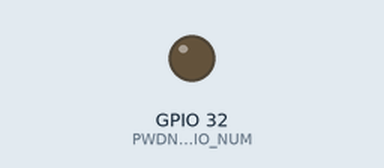
Recording of a sketch running on a simulated ESP32. Shown: output pins drawn as LEDs (lit = HIGH). The camera gives no picture; what the sketch prints to the serial monitor is not drawn.

Above: at 0.0 s.
Timing chart, 0 to 4.4 s (numbered marks = the images above):
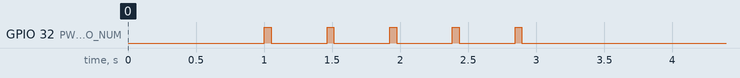

The sketch:

cam_diag.ino
```cpp
#include <Arduino.h>
#include "esp_camera.h"

#define PWDN_GPIO_NUM     32
#define RESET_GPIO_NUM    -1
#define XCLK_GPIO_NUM      0
#define SIOD_GPIO_NUM     26
#define SIOC_GPIO_NUM     27
#define Y9_GPIO_NUM       35
#define Y8_GPIO_NUM       34
#define Y7_GPIO_NUM       39
#define Y6_GPIO_NUM       36
#define Y5_GPIO_NUM       21
#define Y4_GPIO_NUM       19
#define Y3_GPIO_NUM       18
#define Y2_GPIO_NUM        5
#define VSYNC_GPIO_NUM    25
#define HREF_GPIO_NUM     23
#define PCLK_GPIO_NUM     22

bool testCam(int xclk, framesize_t fsize, const char* name) {
  Serial.printf("\nTesting %s with XCLK=%d Hz... ", name, xclk);

  pinMode(PWDN_GPIO_NUM, OUTPUT);
  digitalWrite(PWDN_GPIO_NUM, HIGH);
  delay(50);
  digitalWrite(PWDN_GPIO_NUM, LOW);
  delay(50);

  camera_config_t config = {};
  config.ledc_channel = LEDC_CHANNEL_0;
  config.ledc_timer = LEDC_TIMER_0;
  config.pin_d0 = Y2_GPIO_NUM;
  config.pin_d1 = Y3_GPIO_NUM;
  config.pin_d2 = Y4_GPIO_NUM;
  config.pin_d3 = Y5_GPIO_NUM;
  config.pin_d4 = Y6_GPIO_NUM;
  config.pin_d5 = Y7_GPIO_NUM;
  config.pin_d6 = Y8_GPIO_NUM;
  config.pin_d7 = Y9_GPIO_NUM;
  config.pin_xclk = XCLK_GPIO_NUM;
  config.pin_pclk = PCLK_GPIO_NUM;
  config.pin_vsync = VSYNC_GPIO_NUM;
  config.pin_href = HREF_GPIO_NUM;
  config.pin_sccb_sda = SIOD_GPIO_NUM;
  config.pin_sccb_scl = SIOC_GPIO_NUM;
  config.pin_pwdn = PWDN_GPIO_NUM;
  config.pin_reset = RESET_GPIO_NUM;
  config.xclk_freq_hz = xclk;
  config.pixel_format = PIXFORMAT_JPEG;
  config.frame_size = fsize;
  config.jpeg_quality = 12;
  config.fb_count = 1;
  config.fb_location = CAMERA_FB_IN_PSRAM;
  config.grab_mode = CAMERA_GRAB_WHEN_EMPTY;
  config.sccb_i2c_port = -1;

  esp_err_t err = esp_camera_init(&config);
  if (err != ESP_OK) {
    Serial.printf("INIT FAILED (0x%x)\n", err);
    return false;
  }

  camera_fb_t *fb = esp_camera_fb_get();
  if (fb) {
    Serial.printf("OK! Frame: %u bytes (%dx%d)\n", fb->len, fb->width, fb->height);
    esp_camera_fb_return(fb);
    esp_camera_deinit();
    return true;
  } else {
    Serial.println("FB GET FAILED");
    esp_camera_deinit();
    return false;
  }
}

void setup() {
  Serial.begin(115200);
  delay(1000);
  Serial.println("\n=== TESTING OPTIMAL FREQUENCY & RESOLUTION ===");
  testCam(5000000, FRAMESIZE_QVGA, "QVGA @ 5MHz");
  testCam(5000000, FRAMESIZE_VGA, "VGA @ 5MHz");
  testCam(6000000, FRAMESIZE_VGA, "VGA @ 6MHz");
  testCam(8000000, FRAMESIZE_VGA, "VGA @ 8MHz");
  testCam(10000000, FRAMESIZE_VGA, "VGA @ 10MHz");
  Serial.println("=== TEST FINISHED ===");
}

void loop() {
  delay(10000);
}
```
